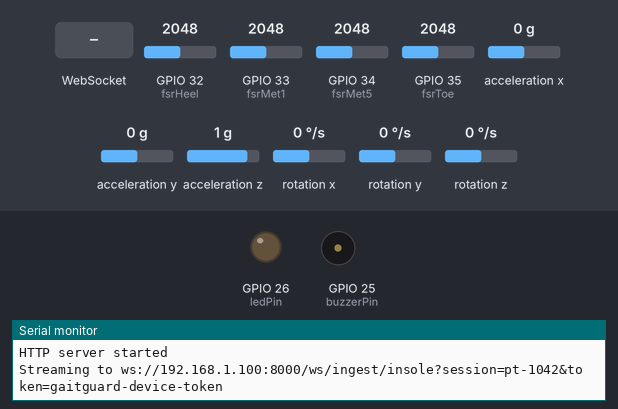
A sketch run on a simulated ESP32. On the bench: output pins drawn as LEDs (lit = HIGH), buzzer (waves = sounding, pin HIGH), the last lines printed to the serial monitor. The inputs (shaded band) are chosen by the test bench; at power-on: GPIO 32 (fsrHeel) = 2048, GPIO 33 (fsrMet1) = 2048, GPIO 34 (fsrMet5) = 2048, GPIO 35 (fsrToe) = 2048, acceleration x 0 g, acceleration y 0 g, acceleration z 1 g, rotation x 0 °/s, rotation y 0 °/s, rotation z 0 °/s. WiFi joins after 1.5 s; servers stay silent unless stated.

Above: at 2.7 s.
2.8 s: WebSocket text "1" received
At 3.9 s:
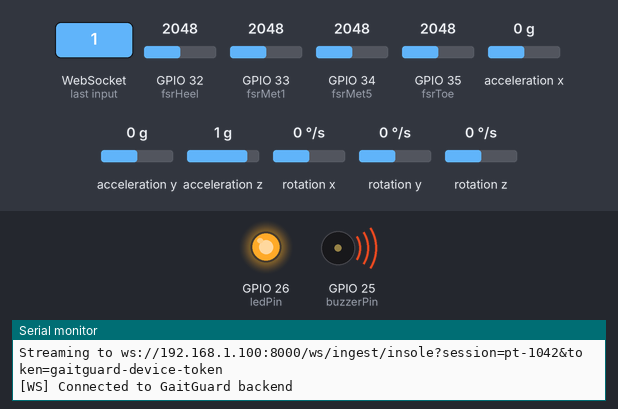
4.3 s: GPIO 32 (fsrHeel) set to 1889
5.8 s: GPIO 32 (fsrHeel) set to 1819
At 6.4 s:
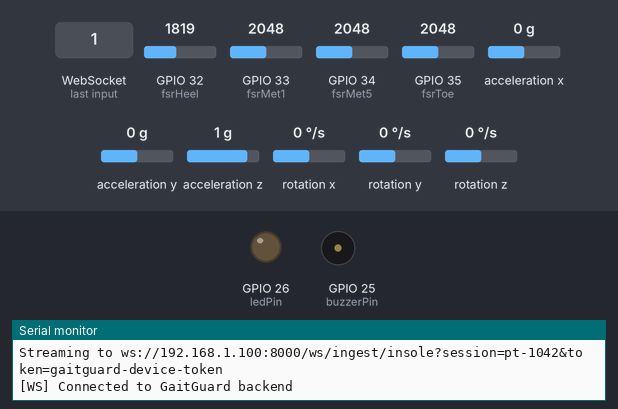
7.3 s: GPIO 32 (fsrHeel) set to 2866
At 7.7 s:
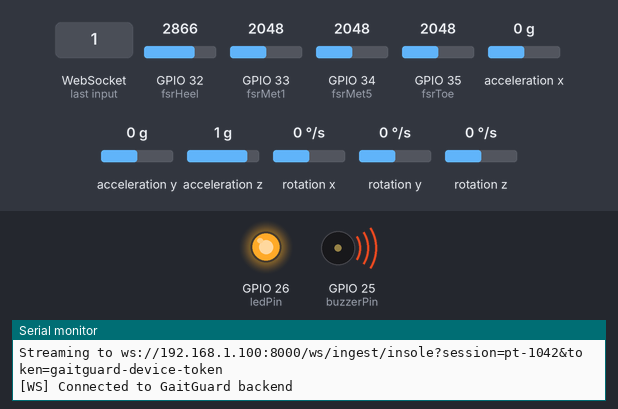
Timing chart, 0 to 9.8 s (numbered marks = the images above; inputs shaded):
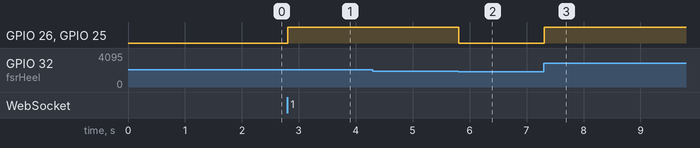

The sketch:

gaitguard_esp32.ino
```cpp
/*
 * GaitGuard — ESP32 Smart Insole (direct WebSocket push)
 * ======================================================
 *
 * Keeps the original local HTTP monitor page (/ and /data) AND streams normalized
 * insole frames straight to the GaitGuard backend over a WebSocket
 * (/ws/ingest/insole) — no Python bridge needed.
 *
 * Frame shape (matches apps/web/src/lib/types.ts PoseFrame's sibling, InsoleFrame):
 *   { "t", "fsr": { "left":[heel,lat,med,toe], "right":[...] },
 *     "imu": { "ax","ay","az","gx","gy","gz" } }
 * FSR are normalized 0..1; accel in g; gyro in deg/s. The server stamps its own
 * receive time, so the ESP32 clock does not need NTP.
 *
 * LIBRARIES (Arduino Library Manager):
 *   - "WebSockets" by Markus Sattler   (arduinoWebSockets)
 *   - "ArduinoJson" by Benoit Blanchon
 *   - "MPU6050"    (I2Cdevlib / Electronic Cats — same as your original sketch)
 */

#include <WiFi.h>
#include <WebServer.h>
#include <WebSocketsClient.h>
#include <Wire.h>
#include <MPU6050.h>
#include <ArduinoJson.h>

// ================= CONFIG — EDIT THESE =================
const char* ssid     = "kkkk";              // WiFi / hotspot name
const char* password = "123456879";         // WiFi password

// The PC running the GaitGuard backend (same network). Get it from that PC.
const char* BACKEND_HOST = "192.168.1.100"; // <-- backend IP
const uint16_t BACKEND_PORT = 8000;

// Session + device token. Open the dashboard at:
//   http://<backend>:3000/monitor/pt-1042?session=pt-1042
const char* SESSION_ID   = "pt-1042";
const char* INGEST_TOKEN = "gaitguard-device-token";

// Which foot this single insole maps to: 0 = both (mirror), 1 = left, 2 = right
#define FOOT 0

const uint16_t SEND_INTERVAL_MS = 33;   // ~30 Hz — stable with char buffer + heartbeat
// ======================================================

WebServer server(80);
WebSocketsClient webSocket;
MPU6050 mpu;

// FSR pins
const int fsrHeel = 32;
const int fsrMet1 = 33;   // 1st metatarsal  -> medial
const int fsrMet5 = 34;   // 5th metatarsal  -> lateral
const int fsrToe  = 35;

const int ledPin = 26;
const int buzzerPin = 25;

int heel, met1, met5, toe;
int16_t ax, ay, az, gx, gy, gz;

bool wsConnected = false;
unsigned long lastSend = 0;

// ---------- scaling ----------
const float ADC_MAX   = 4095.0f;
const float ACCEL_LSB = 16384.0f;  // raw -> g   (±2 g)
const float GYRO_LSB  = 131.0f;    // raw -> °/s (±250 °/s)

// ==========================================
void readSensors() {
  heel = analogRead(fsrHeel);
  met1 = analogRead(fsrMet1);
  met5 = analogRead(fsrMet5);
  toe  = analogRead(fsrToe);
  mpu.getMotion6(&ax, &ay, &az, &gx, &gy, &gz);

  // Local demo alert (unchanged)
  int total = heel + met1 + met5 + toe;
  digitalWrite(ledPin,    total > 8000 ? HIGH : LOW);
  digitalWrite(buzzerPin, total > 8000 ? HIGH : LOW);
}

// Build + send a GaitGuard insole frame over the WebSocket.
void sendInsoleFrame() {
  readSensors();

  // GaitGuard FSR order: [heel, lateral, medial, toe]
  float f[4] = {
    heel / ADC_MAX,
    met5 / ADC_MAX,   // lateral
    met1 / ADC_MAX,   // medial
    toe  / ADC_MAX
  };

  StaticJsonDocument<640> doc;
  doc["t"] = (double)millis();   // server overrides with receive time

  JsonObject fsr = doc.createNestedObject("fsr");
  JsonArray left  = fsr.createNestedArray("left");
  JsonArray right = fsr.createNestedArray("right");
  for (int i = 0; i < 4; i++) {
#if FOOT == 1            // left only
    left.add(f[i]);  right.add(0.0);
#elif FOOT == 2         // right only
    left.add(0.0);   right.add(f[i]);
#else                   // both (mirror single insole)
    left.add(f[i]);  right.add(f[i]);
#endif
  }

  JsonObject imu = doc.createNestedObject("imu");
  imu["ax"] = ax / ACCEL_LSB;
  imu["ay"] = ay / ACCEL_LSB;
  imu["az"] = az / ACCEL_LSB;
  imu["gx"] = gx / GYRO_LSB;
  imu["gy"] = gy / GYRO_LSB;
  imu["gz"] = gz / GYRO_LSB;

  // Static buffer (not Arduino String) — avoids heap fragmentation that kills
  // the WebSocket client when streaming continuously.
  static char buf[384];
  size_t n = serializeJson(doc, buf, sizeof(buf));
  webSocket.sendTXT(buf, n);
}

// ==========================================
void webSocketEvent(WStype_t type, uint8_t* payload, size_t length) {
  switch (type) {
    case WStype_CONNECTED:
      wsConnected = true;
      Serial.println("[WS] Connected to GaitGuard backend");
      break;
    case WStype_DISCONNECTED:
      wsConnected = false;
      Serial.println("[WS] Disconnected");
      break;
    case WStype_ERROR:
      Serial.println("[WS] Error");
      break;
    default:
      break;
  }
}

// ==========================================
// Local /data JSON (unchanged — lets you still poll the ESP32 directly)
void handleData() {
  readSensors();
  StaticJsonDocument<512> doc;
  doc["timestamp"] = millis();
  doc["heel"] = heel; doc["met1"] = met1; doc["met5"] = met5; doc["toe"] = toe;
  doc["ax"] = ax; doc["ay"] = ay; doc["az"] = az;
  doc["gx"] = gx; doc["gy"] = gy; doc["gz"] = gz;
  String json; serializeJson(doc, json);
  server.send(200, "application/json", json);
}

void handleRoot() {
  String page = R"rawliteral(
<!DOCTYPE html><html><head><title>GaitGuard Insole</title>
<style>body{font-family:Arial;background:#f4f4f4;padding:30px}h1{color:#1e88e5}
td{padding:6px 18px;border-bottom:1px solid #ccc}.ok{color:#0a0}.bad{color:#b00}</style></head>
<body><h1>GaitGuard Insole</h1>
<p>Streaming to backend: <b id="ws"></b></p>
<table>
<tr><td>Heel</td><td id="heel"></td></tr><tr><td>Met1</td><td id="met1"></td></tr>
<tr><td>Met5</td><td id="met5"></td></tr><tr><td>Toe</td><td id="toe"></td></tr>
<tr><td>AX</td><td id="ax"></td></tr><tr><td>AY</td><td id="ay"></td></tr><tr><td>AZ</td><td id="az"></td></tr>
<tr><td>GX</td><td id="gx"></td></tr><tr><td>GY</td><td id="gy"></td></tr><tr><td>GZ</td><td id="gz"></td></tr>
</table>
<script>
async function u(){let d=await (await fetch('/data')).json();
for(const k of ['heel','met1','met5','toe','ax','ay','az','gx','gy','gz'])
document.getElementById(k).innerHTML=d[k];}
setInterval(u,150);</script></body></html>
)rawliteral";
  server.send(200, "text/html", page);
}

// ==========================================
void setup() {
  Serial.begin(115200);
  pinMode(ledPin, OUTPUT);
  pinMode(buzzerPin, OUTPUT);
  digitalWrite(ledPin, LOW);
  digitalWrite(buzzerPin, LOW);

  Wire.begin(21, 22);
  mpu.initialize();

  Serial.println("Connecting to WiFi...");
  WiFi.begin(ssid, password);
  while (WiFi.status() != WL_CONNECTED) { delay(500); Serial.print("."); }
  Serial.println("\nWiFi Connected");
  Serial.print("ESP32 IP: "); Serial.println(WiFi.localIP());
  Serial.println(mpu.testConnection() ? "MPU6050 Connected" : "MPU6050 FAILED");

  // Local HTTP server (kept)
  server.on("/", handleRoot);
  server.on("/data", handleData);
  server.begin();
  Serial.println("HTTP server started");

  // WebSocket client → GaitGuard ingest
  String path = String("/ws/ingest/insole?session=") + SESSION_ID + "&token=" + INGEST_TOKEN;
  webSocket.begin(BACKEND_HOST, BACKEND_PORT, path.c_str());
  webSocket.onEvent(webSocketEvent);
  webSocket.setReconnectInterval(3000);
  // Keep the link alive + detect dead connections cleanly (ping 15s, 3s timeout).
  webSocket.enableHeartbeat(15000, 3000, 2);
  Serial.print("Streaming to ws://");
  Serial.print(BACKEND_HOST); Serial.print(":"); Serial.print(BACKEND_PORT);
  Serial.println(path);
}

// ==========================================
void loop() {
  server.handleClient();
  webSocket.loop();

  unsigned long now = millis();
  if (wsConnected && now - lastSend >= SEND_INTERVAL_MS) {
    lastSend = now;
    sendInsoleFrame();
  }
}
```

Measured:
- the behaviour switches between 1857 and 1856 on GPIO 32 (fsrHeel) (found by bisection; images 1 and 2)
- after the input at 2.8 s, GPIO 26 (ledPin), GPIO 25 (buzzerPin): LOW → HIGH at once
- after the input at 4.3 s, every drawn part: stays the same
- after the input at 5.8 s, GPIO 26 (ledPin), GPIO 25 (buzzerPin): HIGH → LOW at once
- after the input at 7.3 s, GPIO 26 (ledPin), GPIO 25 (buzzerPin): LOW → HIGH at once
